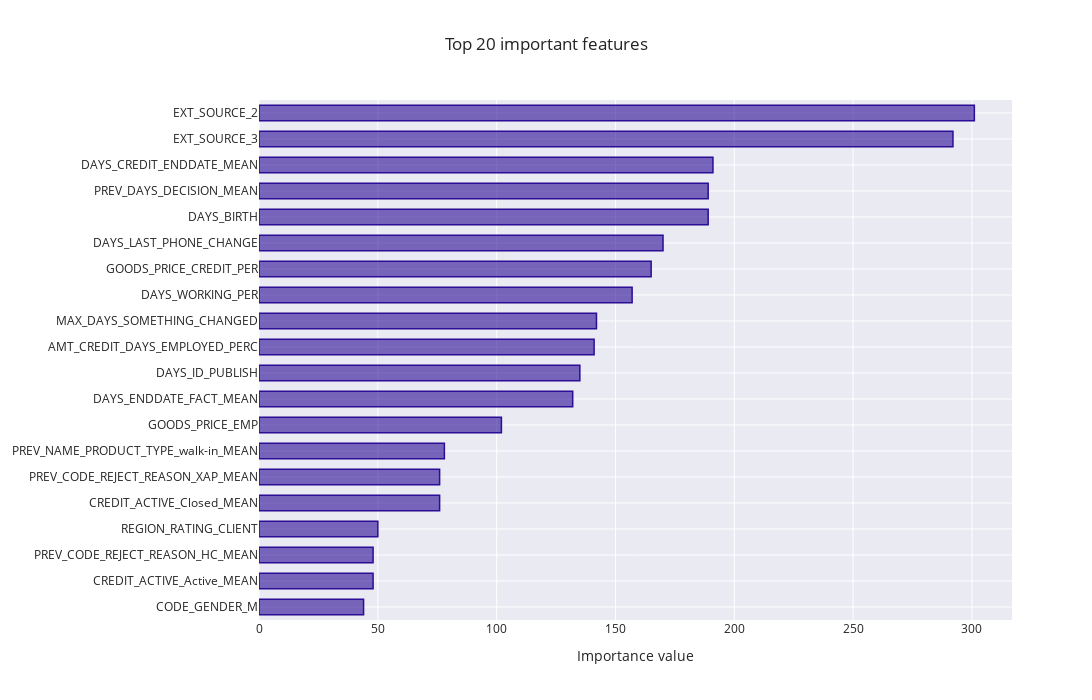

Notebook code cell kept with this figure:
### Code cell
# Feautres importance for model
feature_importance_plot(pipe_over[-1].feature_importances_,
                        train,
                        (LOG,run,'Modele/[Over]/')
                       )

### Figure 1 — Plotly figure (JSON) as saved in the notebook; plotly's stock layout.template omitted (floating-point values rounded to 4 significant figures)
{"data": [{"marker": {"color": "rgba(43, 13, 150, 0.6)", "line": {"color": "rgba(43, 13, 150, 1.0)", "width": 1.5}}, "orientation": "h", "type": "bar", "x": [44, 48, 48, 50, 76, 76, 78, 102, 132, 135, 141, 142, 157, 165, 170, 189, 189, 191, 292, 301], "y": ["CODE_GENDER_M", "CREDIT_ACTIVE_Active_MEAN", "PREV_CODE_REJECT_REASON_HC_MEAN", "REGION_RATING_CLIENT", "CREDIT_ACTIVE_Closed_MEAN", "PREV_CODE_REJECT_REASON_XAP_MEAN", "PREV_NAME_PRODUCT_TYPE_walk-in_MEAN", "GOODS_PRICE_EMP", "DAYS_ENDDATE_FACT_MEAN", "DAYS_ID_PUBLISH", "AMT_CREDIT_DAYS_EMPLOYED_PERC", "MAX_DAYS_SOMETHING_CHANGED", "DAYS_WORKING_PER", "GOODS_PRICE_CREDIT_PER", "DAYS_LAST_PHONE_CHANGE", "DAYS_BIRTH", "PREV_DAYS_DECISION_MEAN", "DAYS_CREDIT_ENDDATE_MEAN", "EXT_SOURCE_3", "EXT_SOURCE_2"]}], "layout": {"autosize": false, "bargap": 0.4, "height": 700, "title": {"text": "Top 20 important features"}, "width": 1300, "xaxis": {"autorange": true, "range": [0, 316.8], "title": {"text": "Importance value"}, "type": "linear"}, "yaxis": {"automargin": true, "autorange": true, "range": [-0.5, 19.5], "type": "category"}}}
